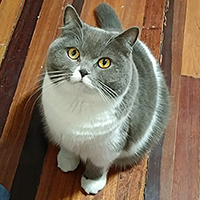
#> input picture ImageProcessing/static/image.png, 200 x 200 px
$ python processing.py
#> lines starting #> are read from the running program, lines starting #| are printed output that depends on the picture
import numpy as np
import matplotlib.pyplot as plt
import tkinter as tk

plt.rcParams['font.sans-serif'] = ['Microsoft YaHei']
plt.rcParams['axes.unicode_minus'] = False

class ImageProcessing:
    def __init__(self, path:str):
#> called with path = 'static/image.png'
        self.image_orig = plt.imread(path)
#> self.image_orig is the input picture: shape (200, 200, 3) float32; mean R, G, B 0.502, 0.43, 0.351
        self.image_gray = None

    def transform(self):
        # float32 转 uint8
        self.image_orig = (self.image_orig * 255).astype(np.uint8)

        # 提取 RGB 通道
        R = self.image_orig[:, :, 0]
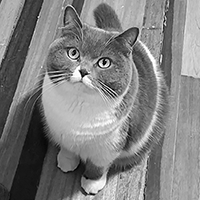
#> R: shape (200, 200); min 0, max 255, mean 128
        G = self.image_orig[:, :, 1]
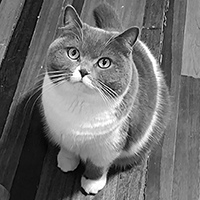
#> G: shape (200, 200); min 0, max 255, mean 109.6
        B = self.image_orig[:, :, 2]
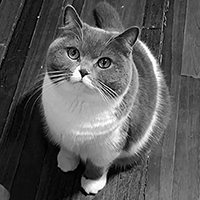
#> B: shape (200, 200); min 0, max 255, mean 89.5

        # 加权平均并转为 uint8
        image_gray = 0.299 * R + 0.587 * G + 0.114 * B
        self.image_gray = np.clip(image_gray, 0, 255).astype(np.uint8)

    def preview(self):
        """预览图像矩阵信息"""
        # 彩色图像
        print('彩色图，左上角 2 * 3 像素信息：')
        print(self.image_orig[:2, :3])
#| [[[ 59  17   6]
#|   [ 87  41  25]
#|   [185 137  92]]
#|  [[ 58  11   0]
#|   [147  99  62]
#|   [187 140  85]]]
        print(f'矩阵信息：{self.image_orig.shape}')
#| 矩阵信息：(200, 200, 3)
        print(f'数据类型：{self.image_orig.dtype}')
#| 数据类型：uint8

        # 灰度图像
        print('灰度图，左上角 5 * 5 像素信息：')
        print(self.image_gray[:5, :5])
#| [[ 28  52 146 129 119]
#|  [ 23 109 147 121 112]
#|  [ 41 143 135 125 110]
#|  [ 87 147 125 125 117]
#|  [124 137 120 119 114]]
        print(f'矩阵信息：{self.image_gray.shape}')
#| 矩阵信息：(200, 200)
        print(f'数据类型：{self.image_gray.dtype}')
#| 数据类型：uint8

        # 显示图像
        plt.figure(figsize=(10, 4))  # 设置画布大小

        # 显示彩色图
        plt.subplot(1, 2, 1)
        plt.imshow(self.image_orig)
        plt.title('Original Image')
        plt.axis('off')

        # 显示灰度图
        plt.subplot(1, 2, 2)
        plt.imshow(self.image_gray, cmap='gray')
        plt.title('Grayscale Image')
        plt.axis('off')

        plt.tight_layout()
        plt.show()
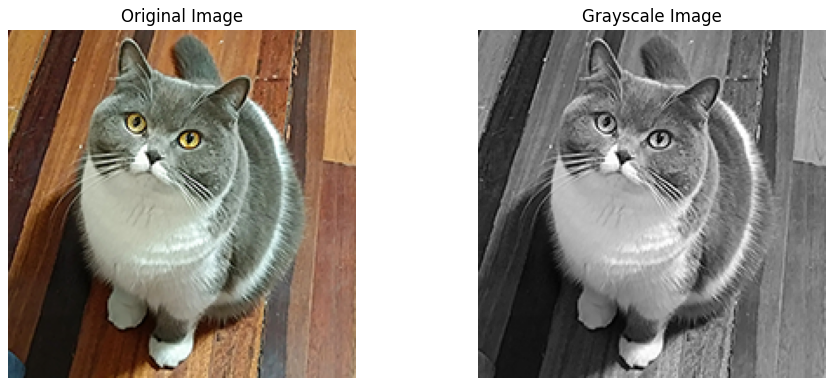
#> figure drawn by matplotlib, 2 panels

class Window:
    def __init__(self, root):
        self.root = root
        self.root.title('Window')
        self.root.geometry('800x600')

        # 创建主框架
        self.main_frame = tk.Frame(root)
        self.main_frame.pack(fill=tk.BOTH, expand=1)

        # 创建底部按钮框架
        self.button_frame = tk.Frame(root)
        self.button_frame.pack(side=tk.BOTTOM, fill=tk.X)

if __name__ == "__main__":
    image_path = 'static/image.png'
    imgproc = ImageProcessing(image_path)
    imgproc.transform()
    imgproc.preview()

    root = tk.Tk()
    window = Window(root)
    # root.mainloop()
